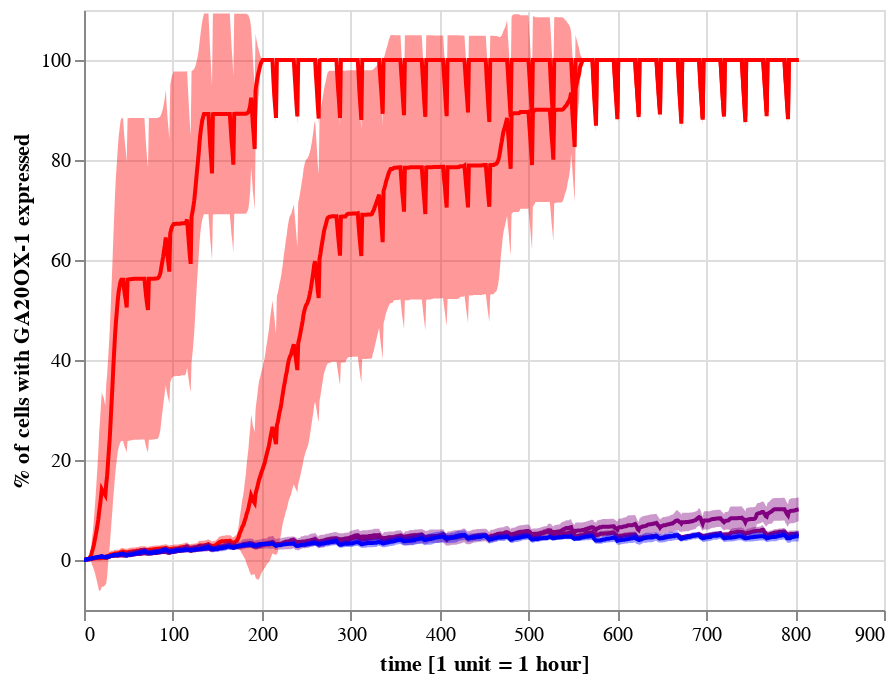

Here is the notebook cell this chart was saved with:
### Code cell
hfsp.percentGA_plt(df1, color = 'red') +\
hfsp.percentGA_plt(df2, color = 'red') +\
hfsp.percentGA_plt(df3, color = 'purple') +\
hfsp.percentGA_plt(df4, color = 'purple') +\
hfsp.percentGA_plt(df5, color = 'blue')

### Figure 1 — Vega-Lite specification as saved in the notebook (floating-point values rounded to 4 significant figures; data arrays with more than 128 entries replaced by an {"elided": "..."} marker saying what was removed)
{"config": {"view": {"continuousWidth": 400, "continuousHeight": 300}}, "layer": [{"mark": {"type": "line", "color": "red"}, "encoding": {"x": {"type": "quantitative", "field": "time", "title": "time [1 unit = 1 hour]"}, "y": {"type": "quantitative", "field": "mean", "title": "% of cells with GA20OX-1 expressed"}}, "selection": {"selector011": {"type": "interval", "bind": "scales", "encodings": ["x", "y"]}}}, {"mark": {"type": "area", "color": "red", "opacity": 0.4}, "encoding": {"x": {"type": "quantitative", "field": "time", "title": "time [1 unit = 1 hour]"}, "y": {"type": "quantitative", "field": "lower"}, "y2": {"field": "upper"}}}, {"layer": [{"mark": {"type": "line", "color": "red"}, "encoding": {"x": {"type": "quantitative", "field": "time", "title": "time [1 unit = 1 hour]"}, "y": {"type": "quantitative", "field": "mean", "title": "% of cells with GA20OX-1 expressed"}}, "selection": {"selector012": {"type": "interval", "bind": "scales", "encodings": ["x", "y"]}}}, {"mark": {"type": "area", "color": "red", "opacity": 0.4}, "encoding": {"x": {"type": "quantitative", "field": "time", "title": "time [1 unit = 1 hour]"}, "y": {"type": "quantitative", "field": "lower"}, "y2": {"field": "upper"}}}], "data": {"name": "data-b46bbbbe63ffb74d224cb47924bdbc8f"}}, {"layer": [{"mark": {"type": "line", "color": "purple"}, "encoding": {"x": {"type": "quantitative", "field": "time", "title": "time [1 unit = 1 hour]"}, "y": {"type": "quantitative", "field": "mean", "title": "% of cells with GA20OX-1 expressed"}}, "selection": {"selector013": {"type": "interval", "bind": "scales", "encodings": ["x", "y"]}}}, {"mark": {"type": "area", "color": "purple", "opacity": 0.4}, "encoding": {"x": {"type": "quantitative", "field": "time", "title": "time [1 unit = 1 hour]"}, "y": {"type": "quantitative", "field": "lower"}, "y2": {"field": "upper"}}}], "data": {"name": "data-f0e873b4f012b43e939a447ab55e34e7"}}, {"layer": [{"mark": {"type": "line", "color": "purple"}, "encoding": {"x": {"type": "quantitative", "field": "time", "title": "time [1 unit = 1 hour]"}, "y": {"type": "quantitative", "field": "mean", "title": "% of cells with GA20OX-1 expressed"}}, "selection": {"selector014": {"type": "interval", "bind": "scales", "encodings": ["x", "y"]}}}, {"mark": {"type": "area", "color": "purple", "opacity": 0.4}, "encoding": {"x": {"type": "quantitative", "field": "time", "title": "time [1 unit = 1 hour]"}, "y": {"type": "quantitative", "field": "lower"}, "y2": {"field": "upper"}}}], "data": {"name": "data-5dc2cfb03de9b24027d0823854bf97c4"}}, {"layer": [{"mark": {"type": "line", "color": "blue"}, "encoding": {"x": {"type": "quantitative", "field": "time", "title": "time [1 unit = 1 hour]"}, "y": {"type": "quantitative", "field": "mean", "title": "% of cells with GA20OX-1 expressed"}}, "selection": {"selector015": {"type": "interval", "bind": "scales", "encodings": ["x", "y"]}}}, {"mark": {"type": "area", "color": "blue", "opacity": 0.4}, "encoding": {"x": {"type": "quantitative", "field": "time", "title": "time [1 unit = 1 hour]"}, "y": {"type": "quantitative", "field": "lower"}, "y2": {"field": "upper"}}}], "data": {"name": "data-2fda32121b59a3887ba365d3cbd9db92"}}], "data": {"name": "data-197dbec6f3af738d35fd6db815b5b7ff"}, "$schema": "https://vega.github.io/schema/vega-lite/v4.8.1.json", "datasets": {"data-197dbec6f3af738d35fd6db815b5b7ff": {"elided": "805 records"}, "data-b46bbbbe63ffb74d224cb47924bdbc8f": {"elided": "805 records"}, "data-f0e873b4f012b43e939a447ab55e34e7": {"elided": "805 records"}, "data-5dc2cfb03de9b24027d0823854bf97c4": {"elided": "805 records"}, "data-2fda32121b59a3887ba365d3cbd9db92": {"elided": "805 records"}}}
